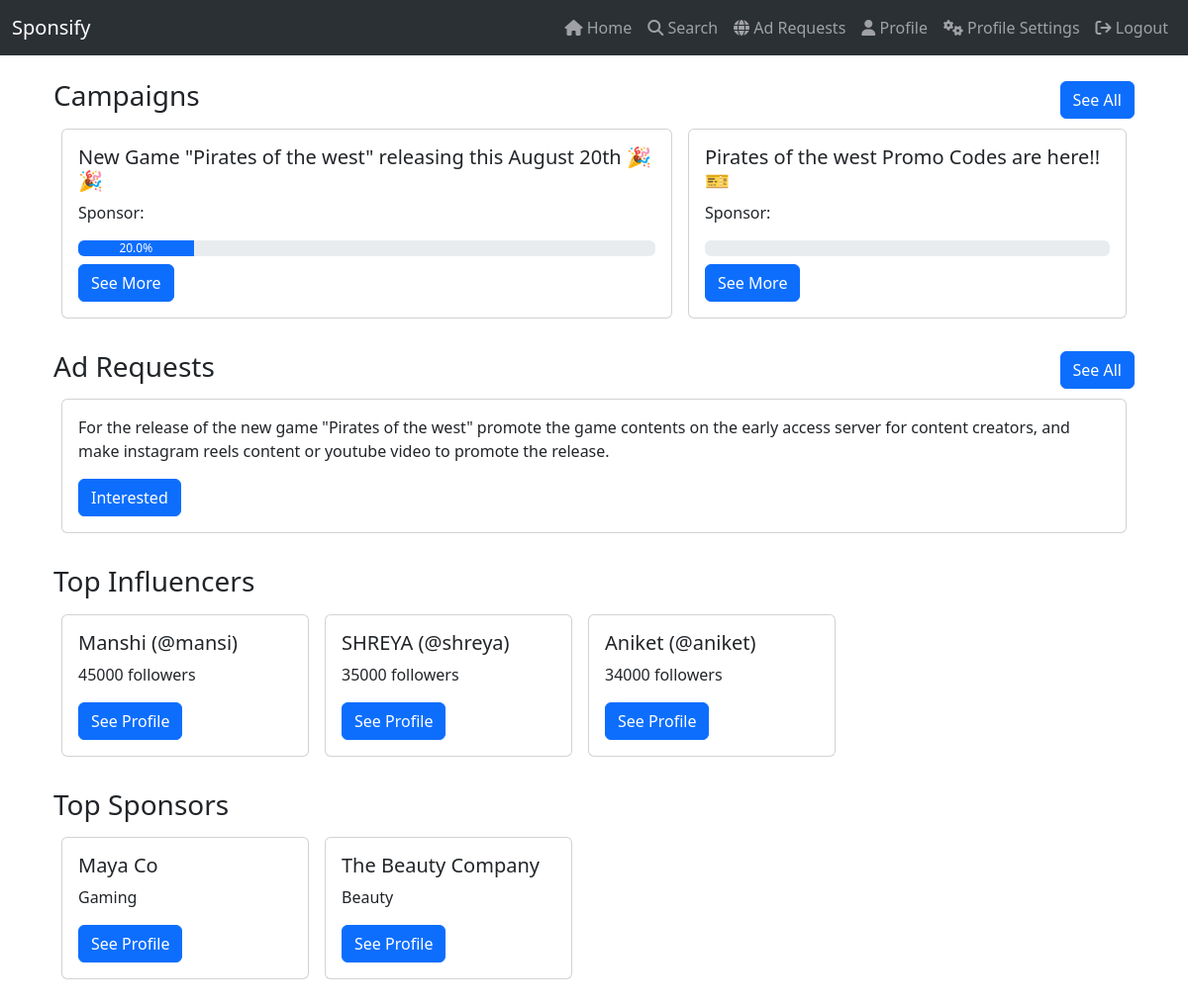
/home (signed in), run on the app's committed database.
### models.py (models this page shows)
class Campaign(db.Model):
    __tablename__ = 'campaign'
    id = db.Column(db.Integer, primary_key=True)
    sponsor_id = db.Column(db.Integer, db.ForeignKey('sponsor.id'), nullable=False)
    name = db.Column(db.String(100), nullable=False)
    description = db.Column(db.Text, nullable=False)
    start_date = db.Column(db.Date, nullable=False)
    end_date = db.Column(db.Date, nullable=False)
    budget = db.Column(db.Float, nullable=False)
    ad_requests = db.relationship('AdRequest', backref='campaign', lazy=True, cascade='all, delete-orphan')

class AdRequest(db.Model):
    __tablename__ = 'adrequest'
    id = db.Column(db.Integer, primary_key=True)
    campaign_id = db.Column(db.Integer, db.ForeignKey('campaign.id'), nullable=False)
    influencer_id = db.Column(db.Integer, db.ForeignKey('influencer.id'))
    sponsor_id = db.Column(db.Integer, db.ForeignKey('sponsor.id'), nullable=False)
    messages = db.Column(db.Text)
    requirements = db.Column(db.Text, nullable=False)
    payment_amount = db.Column(db.Float, nullable=False)
    status = db.Column(db.String(20), nullable=False, default='Pending')
    is_new_for_influencer = db.Column(db.Boolean, default=True)
    privacy = db.Column(db.String(20), nullable=False, default='Private')
    ad_interests = db.relationship('AdInterest', backref='adrequest', lazy=True, cascade='all, delete-orphan')

class Influencer(db.Model):
    __tablename__ = 'influencer'
    id = db.Column(db.Integer, primary_key=True)
    username = db.Column(db.String(50), unique=True, nullable=False)
    name = db.Column(db.String(50))
    niche = db.Column(db.String(50), nullable=False)
    followers = db.Column(db.Integer, nullable=False)
    ad_requests = db.relationship('AdRequest', backref='influencer', lazy=True)

class Sponsor(db.Model):
    __tablename__ = 'sponsor'
    id = db.Column(db.Integer, primary_key=True)
    username = db.Column(db.String(50), unique=True, nullable=False)
    company_name = db.Column(db.String(100), nullable=False)
    industry = db.Column(db.String(50), nullable=False)
    ad_requests = db.relationship('AdRequest', backref='sponsor', lazy=True)

### routes.py (the view)
@app.route('/home')
@auth
def home():
    user = User.query.get(session['user_id'])
    if user.role == 'admin':
        campaigns = Campaign.query.all()
        user = User.query.get(session['user_id'])
        return render_template('admin_dashboard.html', user=user, campaigns=campaigns)
    else:
        campaigns = Campaign.query.filter(Campaign.end_date >= date.today()).order_by(func.random()).limit(4).all()
        current_date = datetime.now().date()
        ad_requests = AdRequest.query.filter_by(privacy='Public').limit(3).all()
        top_influencers = Influencer.query.order_by(Influencer.followers.desc()).limit(3).all()
        top_sponsors = Sponsor.query.outerjoin(Campaign).group_by(Sponsor.id).order_by(func.count(Campaign.id).desc()).limit(3).all()
        sponsors = {campaign.id: Sponsor.query.get(campaign.sponsor_id) for campaign in campaigns}
        return render_template('home.html', campaigns=campaigns, ad_requests=ad_requests, sponsors=sponsors, current_date=current_date, top_influencers=top_influencers, top_sponsors=top_sponsors, user=user)

### routes.py (called while the page is built)
def auth(func):
    @wraps(func)
    def inner_auth(*args, **kwargs):
        if 'user_id' in session:
            return func(*args, **kwargs)
        else:
            flash('Please login first')
            return redirect(url_for('login'))
    return inner_auth

@app.context_processor
def inject_user():
    return dict(get_current_user=get_current_user)

### user_role.py (called while the page is built)
def get_current_user():
    if 'user_id' in session:
        return User.query.get(session['user_id'])
    return None

### templates/home.html (shortened to what this page needs)
{% extends 'layout.html' %}
{% block content %}
<div class="container mt-4">
    <div class="row mb-4">
        <div class="col-12 d-flex justify-content-between align-items-center">
            <h3>Campaigns</h3>
            <a href="{{ url_for('search_navbar', filter='campaign') }}" class="btn btn-primary">See All</a>
        </div>
        <div class="col-12 d-flex overflow-auto">
            {% for campaign in campaigns %}
            <div class="card m-2" style="min-width: 250px;">
                <div class="card-body">
                    <h5 class="card-title">{{ campaign.name }}</h5>
                    <p class="card-text">Sponsor: {{ sponsors.company_name }}</p>
                    <div class="progress mb-2">
                        {% set total_days = (campaign.end_date - campaign.start_date).days %}
                        {% set elapsed_days = (current_date - campaign.start_date).days %}
                        {% if total_days > 0 %}
                            {% set progress = (elapsed_days / total_days) * 100 %}
                            {% if progress < 0 %}
                                {% set progress = 0 %}
                            {% elif progress > 100 %}
                                {% set progress = 100 %}
                            {% endif %}
                        {% else %}
                            {% set progress = 100 %}
                        {% endif %}
                        <div class="progress-bar" role="progressbar" style="width: {{ progress }}%;" aria-valuenow="{{ progress }}" aria-valuemin="0" aria-valuemax="100">
                            {{ progress|round }}%
                        </div>
                    </div>
                    <a href="{{ url_for('view_campaign', id=campaign.id) }}" class="btn btn-primary">See More</a>
                </div>
            </div>
            {% endfor %}
        </div>
    </div>
    <div class="row mb-4">
        <div class="col-12 d-flex justify-content-between align-items-center">
            <h3>Ad Requests</h3>
            <a href="{{ url_for('search_navbar', filter='ad_request') }}" class="btn btn-primary">See All</a>
        </div>
        <div class="col-12 d-flex overflow-auto">
            {% for ad_request in ad_requests %}
            <div class="card m-2" style="min-width: 250px;">
                <div class="card-body">
                    <p class="card-text">{{ ad_request.messages }}</p>
                    {% if user.role == 'influencer' %}
                        <button type="button" class="btn btn-primary" data-bs-toggle="modal" data-bs-target="#interestModal{{ ad_request.id }}">Interested</button>
                    {% elif user.role == 'sponsor' %}
                        <a href="{{ url_for('view_ad_request', id=ad_request.id) }}" class="btn btn-primary">View</a>
                    {% endif %}
                </div>
            </div>
            {% endfor %}
        </div>
    </div>
    <div class="row mb-4">
        <div class="col-12">
            <h3>Top Influencers</h3>
        </div>
        <div class="col-12 d-flex overflow-auto">
            {% for influencer in top_influencers %}
            <div class="card m-2" style="min-width: 250px;">
                <div class="card-body">
                    <h5 class="card-title">{{ influencer.name }} (@{{ influencer.username }})</h5>
                    <p class="card-text">{{ influencer.followers }} followers</p>
                    <a href="{{ url_for('view_influencer_profile', id=influencer.id) }}" class="btn btn-primary">See Profile</a>
                </div>
            </div>
            {% endfor %}
        </div>
    </div>
    <div class="row mb-4">
        <div class="col-12">
            <h3>Top Sponsors</h3>
        </div>
        <div class="col-12 d-flex overflow-auto">
            {% for sponsor in top_sponsors %}
            <div class="card m-2" style="min-width: 250px;">
                <div class="card-body">
                    <h5 class="card-title">{{ sponsor.company_name }}</h5>
                    <p class="card-text">{{ sponsor.industry }}</p>
                    <a href="{{ url_for('view_sponsor_profile', id=sponsor.id) }}" class="btn btn-primary">See Profile</a>
                </div>
            </div>
            {% endfor %}
        </div>
    </div>
</div>
{% endblock %}

### templates/layout.html (shortened to what this page needs)
<!DOCTYPE html>
<html lang="en">
<head>
    <link href="https://cdn.jsdelivr.net/npm/bootstrap@5.3.3/dist/css/bootstrap.min.css" rel="stylesheet">
    <link rel="stylesheet" href="https://cdnjs.cloudflare.com/ajax/libs/font-awesome/6.5.2/css/all.min.css" />
</head>
<body>
    {% include 'navbar.html' with context %}
    <div class="container">
        {% block content %}
        {% endblock %}
    </div>
</body>
</html>

### templates/navbar.html (shortened to what this page needs)
<nav class="navbar navbar-expand-lg bg-body-tertiary" data-bs-theme="dark">
  <div class="container-fluid">
      <a class="navbar-brand me-auto" href="{{ url_for('index') }}">Sponsify</a>
      <div class="collapse navbar-collapse justify-content-end" id="navbarNavDropdown">
          <ul class="navbar-nav">
              {% if 'user_id' in session %}
                  {% set current_user = get_current_user() %}
                  {% if current_user and current_user.role == 'admin' %}
                    <li class="nav-item">
                        <a class="nav-link" aria-current="page" href="{{ url_for('search_navbar') }}">
                            <i class="fa-solid fa-magnifying-glass"></i>
                            Search</a>
                    </li>
                      <li class="nav-item">
                          <a class="nav-link" aria-current="page" href="{{ url_for('admin_dashboard') }}">
                              <i class="fa fa-tachometer" aria-hidden="true"></i>
                              Dashboard</a>
                      </li>
                      <li class="nav-item">
                          <a class="nav-link" aria-current="page" href="{{ url_for('admin_stats') }}">
                              <i class="fa fa-bar-chart" aria-hidden="true"></i>
                              Stats</a>
                      </li>
                      <li class="nav-item">
                          <a class="nav-link" aria-current="page" href="{{ url_for('profile_settings_admin') }}">
                              <i class="fa fa-cogs" aria-hidden="true"></i>
                              Profile Settings</a>
                      </li>
                      <li class="nav-item">
                          <a class="nav-link" aria-current="page" href="{{ url_for('logout') }}">
                              <i class="fa fa-sign-out" aria-hidden="true"></i>
                              Logout</a>
                      </li>
                  {% else %}
                      <li class="nav-item">
                          <a class="nav-link" aria-current="page" href="{{ url_for('home') }}">
                              <i class="fa fa-home" aria-hidden="true"></i>
                              Home</a>
                      </li>
                      <li class="nav-item">
                        <a class="nav-link" aria-current="page" href="{{ url_for('search_navbar') }}">
                            <i class="fa-solid fa-magnifying-glass"></i>
                            Search</a>
                    </li>
                      <li class="nav-item">
                          <a class="nav-link" aria-current="page" href="{{ url_for('received_ad_requests') }}">
                              <i class="fa fa-globe" aria-hidden="true"></i>
                              Ad Requests</a>
                      </li>
                      <li class="nav-item">
                          <a class="nav-link" aria-current="page" href="{{ url_for('influencer_profile') }}">
                              <i class="fa fa-user" aria-hidden="true"></i>
                              Profile</a>
                      </li>
                      <li class="nav-item">
                          <a class="nav-link" aria-current="page" href="{{ url_for('profile_settings') }}">
                              <i class="fa fa-cogs" aria-hidden="true"></i>
                              Profile Settings</a>
                      </li>
                      <li class="nav-item">
                          <a class="nav-link" aria-current="page" href="{{ url_for('logout') }}">
                              <i class="fa fa-sign-out" aria-hidden="true"></i>
                              Logout</a>
                      </li>
                  {% endif %}
              {% endif %}
          </ul>
      </div>
  </div>
</nav>

### data on the page
Campaign: name "New Game \"Pirates of the west\" releasing this August 20th 🎉🎉", progress "20.0"
Campaign: name "Pirates of the west Promo Codes are here!!🎫"
AdRequest: messages "For the release of the new game \"Pirates of the west\" promote the game contents on the early access server for content creators, and make instagram reels content or youtube video to promote the release."
Influencer: name "Manshi", username "mansi", followers "45000"
Influencer: name "SHREYA", username "shreya", followers "35000"
Influencer: name "Aniket", username "aniket", followers "34000"
Sponsor: company_name "Maya Co", industry "Gaming"
Sponsor: company_name "The Beauty Company", industry "Beauty"
